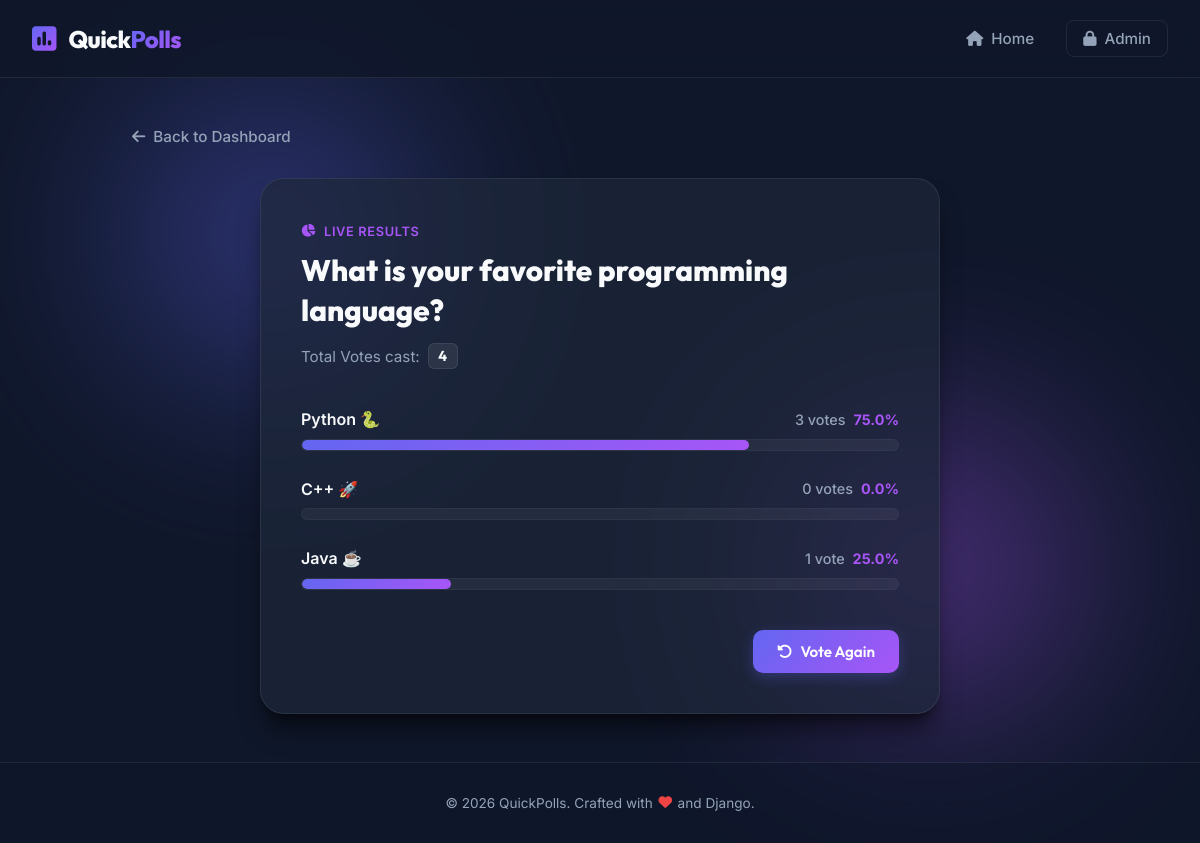
The app's page /polls/2/results/ with its own data.
### polls/models.py (models this page shows, shortened)
class Question(models.Model):
    question_text = models.CharField(max_length=200)
    pub_date = models.DateTimeField("date published")

class Choice(models.Model):
    question = models.ForeignKey(Question, on_delete=models.CASCADE)
    choice_text = models.CharField(max_length=200)
    votes = models.IntegerField(default=0)

### polls/views.py (the view)
# urls.py: path("<int:pk>/results/", views.ResultsView.as_view(), name="results"),
class ResultsView(generic.DetailView):
    model = Question
    template_name = "polls/results.html"
    def get_context_data(self, **kwargs):
        context = super().get_context_data(**kwargs)
        question = self.get_object()
        total_votes = sum(choice.votes for choice in question.choice_set.all())
        choices_with_percentage = []
        for choice in question.choice_set.all():
            percentage = (choice.votes / total_votes * 100) if total_votes > 0 else 0
            choices_with_percentage.append({
                'id': choice.id,
                'choice_text': choice.choice_text,
                'votes': choice.votes,
                'percentage': round(percentage, 1)
            })
        context['choices_with_percentage'] = choices_with_percentage
        context['total_votes'] = total_votes
        return context

### polls/templates/polls/results.html (shortened to what this page needs)
{% extends "polls/base.html" %}
{% block content %}
<div class="back-nav animate-fade-in">
    <a href="{% url 'polls:index' %}" class="back-link">
        <i class="fa-solid fa-arrow-left"></i> Back to Dashboard
    </a>
</div>
<div class="results-container animate-slide-up">
    <div class="results-card">
        <div class="results-card-header">
            <span class="results-tag"><i class="fa-solid fa-chart-pie"></i> Live Results</span>
            <h1 class="question-title">{{ question.question_text }}</h1>
            <p class="total-votes-count">
                Total Votes cast: <strong class="badge">{{ total_votes }}</strong>
            </p>
        </div>
        <div class="results-body">
            {% for choice in choices_with_percentage %}
                <div class="result-row">
                    <div class="result-info">
                        <span class="choice-text">{{ choice.choice_text }}</span>
                        <span class="vote-stats">
                            <strong class="vote-count">{{ choice.votes }} vote{{ choice.votes|pluralize }}</strong>
                            <span class="vote-pct">{{ choice.percentage }}%</span>
                        </span>
                    </div>
                    <div class="progress-bar-container">
                        <div class="progress-bar-fill" style="--target-width: {{ choice.percentage }}%;"></div>
                    </div>
                </div>
            {% empty %}
                <p>No options available.</p>
            {% endfor %}
        </div>
        <div class="results-footer">
            <a href="{% url 'polls:detail' question.id %}" class="btn btn-primary">
                <i class="fa-solid fa-rotate-left"></i> Vote Again
            </a>
        </div>
    </div>
</div>
{% endblock %}

### polls/static/polls/style.css (style rules this page uses)
:root { --bg-dark: #0f172a; --bg-card: rgba(30, 41, 59, 0.7); --border-color: rgba(255, 255, 255, 0.08); --border-hover: rgba(99, 102, 241, 0.4); --primary-gradient: linear-gradient(135deg, #6366f1 0%, #a855f7 100%); --primary-color: #6366f1; --primary-glow: rgba(99, 102, 241, 0.3); --secondary-color: rgba(255, 255, 255, 0.05); --secondary-hover: rgba(255, 255, 255, 0.1); --text-main: #f8fafc; --text-muted: #94a3b8; --text-highlight: #a855f7; --font-heading: 'Outfit', sans-serif; --font-body: 'Inter', sans-serif; --glass-blur: blur(12px); --shadow-sm: 0 4px 6px -1px rgb(0 0 0 / 0.1), 0 2px 4px -2px rgb(0 0 0 / 0.1); --shadow-md: 0 10px 15px -3px rgb(0 0 0 / 0.3), 0 4px 6px -4px rgb(0 0 0 / 0.3); --shadow-lg: 0 20px 25px -5px rgb(0 0 0 / 0.5), 0 8px 10px -6px rgb(0 0 0 / 0.5); --transition-fast: 0.2s cubic-bezier(0.4, 0, 0.2, 1); --transition-normal: 0.3s cubic-bezier(0.4, 0, 0.2, 1); }
* { box-sizing: border-box; margin: 0; padding: 0; }
body { background-color: var(--bg-dark); color: var(--text-main); font-family: var(--font-body); min-height: 100vh; display: flex; flex-direction: column; overflow-x: hidden; position: relative; }
body::before, body::after { content: ''; position: absolute; width: 300px; height: 300px; border-radius: 50%; filter: blur(100px); z-index: -1; opacity: 0.4; pointer-events: none; }
body::before { background: #6366f1; top: 10%; left: 10%; }
body::after { background: #a855f7; bottom: 15%; right: 10%; }
.btn { display: inline-flex; align-items: center; justify-content: center; padding: 0.75rem 1.5rem; font-family: var(--font-heading); font-weight: 600; font-size: 0.95rem; border-radius: 10px; border: none; cursor: pointer; text-decoration: none; transition: var(--transition-normal); gap: 0.5rem; }
.btn-primary { background: var(--primary-gradient); color: #fff; box-shadow: 0 4px 14px var(--primary-glow); }
.back-nav { margin-bottom: 2rem; }
.back-link { text-decoration: none; color: var(--text-muted); font-weight: 500; display: inline-flex; align-items: center; gap: 0.5rem; font-size: 0.95rem; transition: var(--transition-fast); }
.vote-container, .results-container { max-width: 680px; margin: 0 auto; width: 100%; }
.vote-card, .results-card { background: var(--bg-card); backdrop-filter: var(--glass-blur); border: 1px solid var(--border-color); border-radius: 24px; padding: 2.5rem; box-shadow: var(--shadow-lg); }
.vote-card-header, .results-card-header { margin-bottom: 2.5rem; }
.question-tag, .results-tag { display: inline-flex; align-items: center; gap: 0.5rem; font-size: 0.8rem; font-weight: 600; text-transform: uppercase; letter-spacing: 0.05em; color: var(--text-highlight); margin-bottom: 0.75rem; }
.question-title { font-family: var(--font-heading); font-size: 1.85rem; font-weight: 800; line-height: 1.35; color: var(--text-main); }
.total-votes-count { margin-top: 0.75rem; color: var(--text-muted); font-size: 0.95rem; display: flex; align-items: center; gap: 0.5rem; }
.badge { background: rgba(255, 255, 255, 0.08); color: var(--text-main); padding: 0.2rem 0.6rem; border-radius: 6px; font-size: 0.9rem; font-family: var(--font-heading); border: 1px solid var(--border-color); }
.results-body { display: flex; flex-direction: column; gap: 1.75rem; margin-bottom: 2.5rem; }
.result-row { display: flex; flex-direction: column; gap: 0.6rem; }
.result-info { display: flex; justify-content: space-between; align-items: center; font-size: 1rem; }
.result-info .choice-text { font-weight: 600; color: var(--text-main); }
.vote-stats { display: flex; align-items: center; gap: 0.5rem; font-size: 0.9rem; }
.vote-count { color: var(--text-muted); font-weight: 500; }
.vote-pct { color: var(--text-highlight); font-weight: 700; }
.progress-bar-container { height: 12px; background-color: rgba(255, 255, 255, 0.05); border-radius: 9999px; overflow: hidden; width: 100%; border: 1px solid rgba(255, 255, 255, 0.03); }
.progress-bar-fill { height: 100%; border-radius: 9999px; background: var(--primary-gradient); width: 0%; animation: fillProgress 1s cubic-bezier(0.1, 0.8, 0.3, 1) forwards; }
.results-footer { display: flex; justify-content: flex-end; }
.animate-fade-in { animation: fadeIn 0.6s cubic-bezier(0.16, 1, 0.3, 1) forwards; }
.animate-slide-up { animation: slideUp 0.8s cubic-bezier(0.16, 1, 0.3, 1) forwards; }

### records on screen
Question: question_text "What is your favorite programming language?"
Choice: choice_text "Python 🐍"
Choice: choice_text "C++ 🚀"
Choice: choice_text "Java ☕"

### other values on screen
{{ total_votes }} "4"
{{ choice.votes }} "3" "0" "1"
{{ choice.percentage }} "75.0" "0.0" "25.0"
